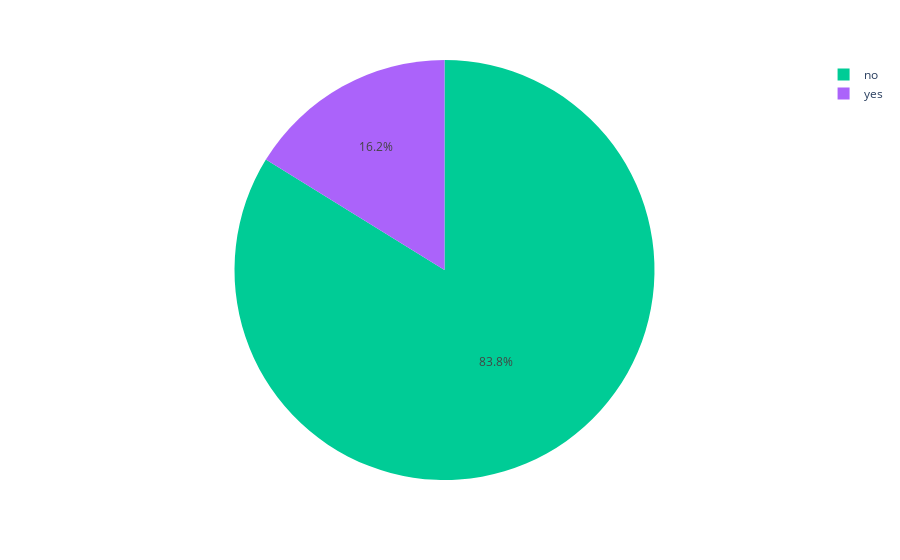

Notebook code for this chart:
### Code cell
import plotly.express as px

fig = px.pie(Bank,names='loan',color='loan',
             color_discrete_map={'Yes':'yellow',
                                 'No':'red'})
fig.show()

### Figure 1 — Plotly figure (JSON) as saved in the notebook; plotly's stock layout.template omitted (floating-point values rounded to 4 significant figures; data arrays with more than 128 entries replaced by an {"elided": "..."} marker saying what was removed)
{"data": [{"customdata": {"elided": "4905x1 str values"}, "domain": {"x": [0, 1], "y": [0, 1]}, "hovertemplate": "loan=%{customdata[0]}<extra></extra>", "labels": {"elided": "4905 str values"}, "legendgroup": "", "marker": {"colors": {"elided": "4905 str values"}}, "name": "", "showlegend": true, "type": "pie"}], "layout": {"legend": {"tracegroupgap": 0}, "margin": {"t": 60}}}
